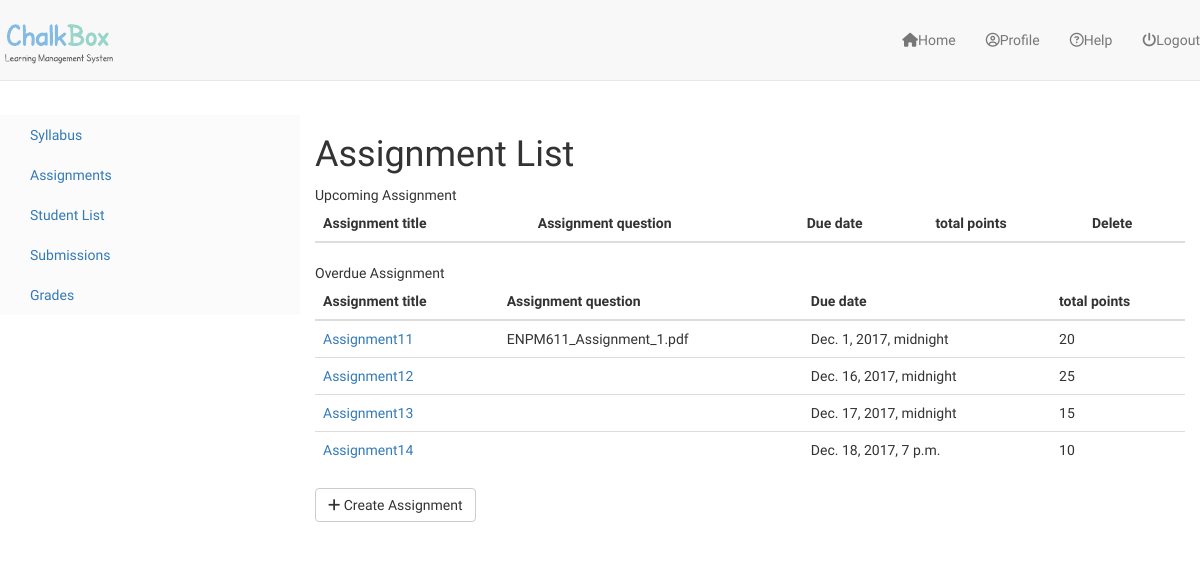
The page /courses/1/assignments/ (signed in) on the database as committed earlier.
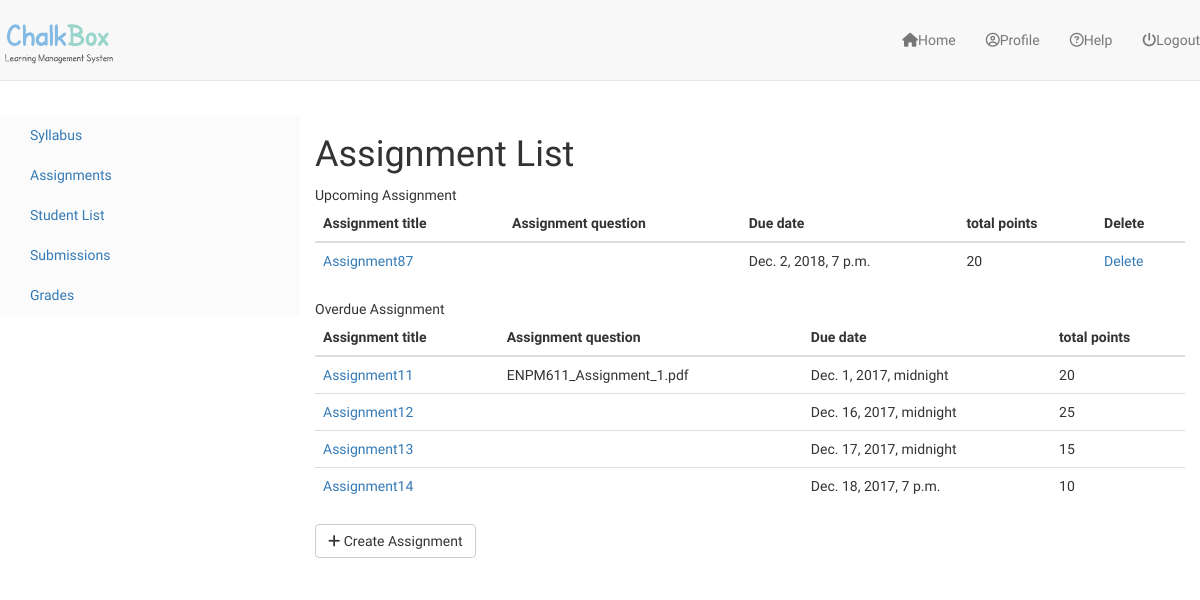
The same page on the database as committed later.
### assignments/models.py (models this page shows, shortened)
class Assignment(models.Model):
	course = models.ForeignKey(Course)
	title = models.CharField(max_length=120, unique=True)
	due_date = models.DateTimeField()
	total_points	= models.IntegerField()
	description = models.TextField(blank=True)
	updated     = models.DateTimeField(auto_now=True)
	timestamp   = models.DateTimeField(auto_now_add=True)
	question	= models.FileField(null=True, blank=True)
	publish		= models.BooleanField(default=False)
	def is_past_due(self):
		return timezone.now() > self.due_date

### assignments/views.py (the view)
def assignment_home(request, cid=None):
	course = Course(id=cid)
	all_assignment = Assignment.objects.all().filter(course__id=cid).order_by('due_date')
	upcoming_assignment = set()
	overdue_assignment = set()
	for c in all_assignment:
		if c.is_past_due() is False:
			upcoming_assignment.add(c)
		else:
			overdue_assignment.add(c)
	context = {
		"upcoming_assignment": upcoming_assignment,
		"overdue_assignment": overdue_assignment,
		"title": "Assignment List",
		"id": course.id,
	}
	if request.user.is_staff == True:
		return render(request, "assignment/assignments_instructor.html", context)
	else:
		return render(request, "assignment/assignments_student.html", context)

### accounts/models.py (called while the page is built)
	@property
	def is_staff(self):
		return self.staff

### templates/assignment/assignments_instructor.html (shortened to what this page needs)
{% extends "base_navbar.html" %}
{% block content %}
<div class="modal-body row">
	{% include "side_bar.html" with cid=id %}
    <div class="col-md-9">
    <div class="content">
	<h1>{{ title }}</h1>
	<caption> Upcoming Assignment </caption>
	<table class="table">
		<thead>
		    <tr>
		      <th scope="col">Assignment title</th>
		      <th scope="col">Assignment question</th>
		      <th scope="col">Due date</th>
		      <th scope="col">total points</th>
                <th scope="col">Delete</th>
		    </tr>
		</thead>
		<tbody>
	       	{% for obj in upcoming_assignment %}
			    <tr>
			      <td><a href='{% url "courses:assignments:assignment_edit" cid=id aid=obj.id %}'>{{ obj.title }}</a></td>
			      {% if obj.question %}
			      	<td>{{ obj.question }}</td>
			      {% else %}
			      	<td></td>
			      {% endif %}
			      <td>{{ obj.due_date }}</td>
			      <td>{{ obj.total_points }}</td>
                <td><a href='{% url "courses:assignments:assignment_delete" cid=id aid=obj.id %}'>Delete</a></td>
			    </tr>
	       	{% endfor %}
       	</tbody>
	</table>
	<caption> Overdue Assignment </caption>
	<table class="table">
		<thead>
		    <tr>
		      <th scope="col">Assignment title</th>
		      <th scope="col">Assignment question</th>
		      <th scope="col">Due date</th>
		      <th scope="col">total points</th>
		    </tr>
		</thead>
		<tbody>
	       	{% for obj in overdue_assignment %}
			    <tr>
			      <td><a href='{% url "courses:assignments:assignment_detail" cid=id aid=obj.id %}'>{{ obj.title }}</a></td>
			      {% if obj.question %}
			      	<td>{{ obj.question }}</td>
			      {% else %}
			      	<td></td>
			      {% endif %}
			      <td>{{ obj.due_date }}</td>
			      <td>{{ obj.total_points }}</td>
			    </tr>
	       	{% endfor %}
       	</tbody>
	</table>
	<a href='{%url "courses:assignments:assignment_create" cid=id %}'><button type="submit" class="btn btn-default"><i class="fa fa-plus" aria-hidden="true"></i> Create Assignment</button></a>
	</div>
</div>
</div>
{% endblock %}

Rows that differ between the two databases and show on the page:
added Assignment: title "Assignment87", due_date "Dec. 2, 2018, 7 p.m.", total_points "20", shown under "Assignment List"
